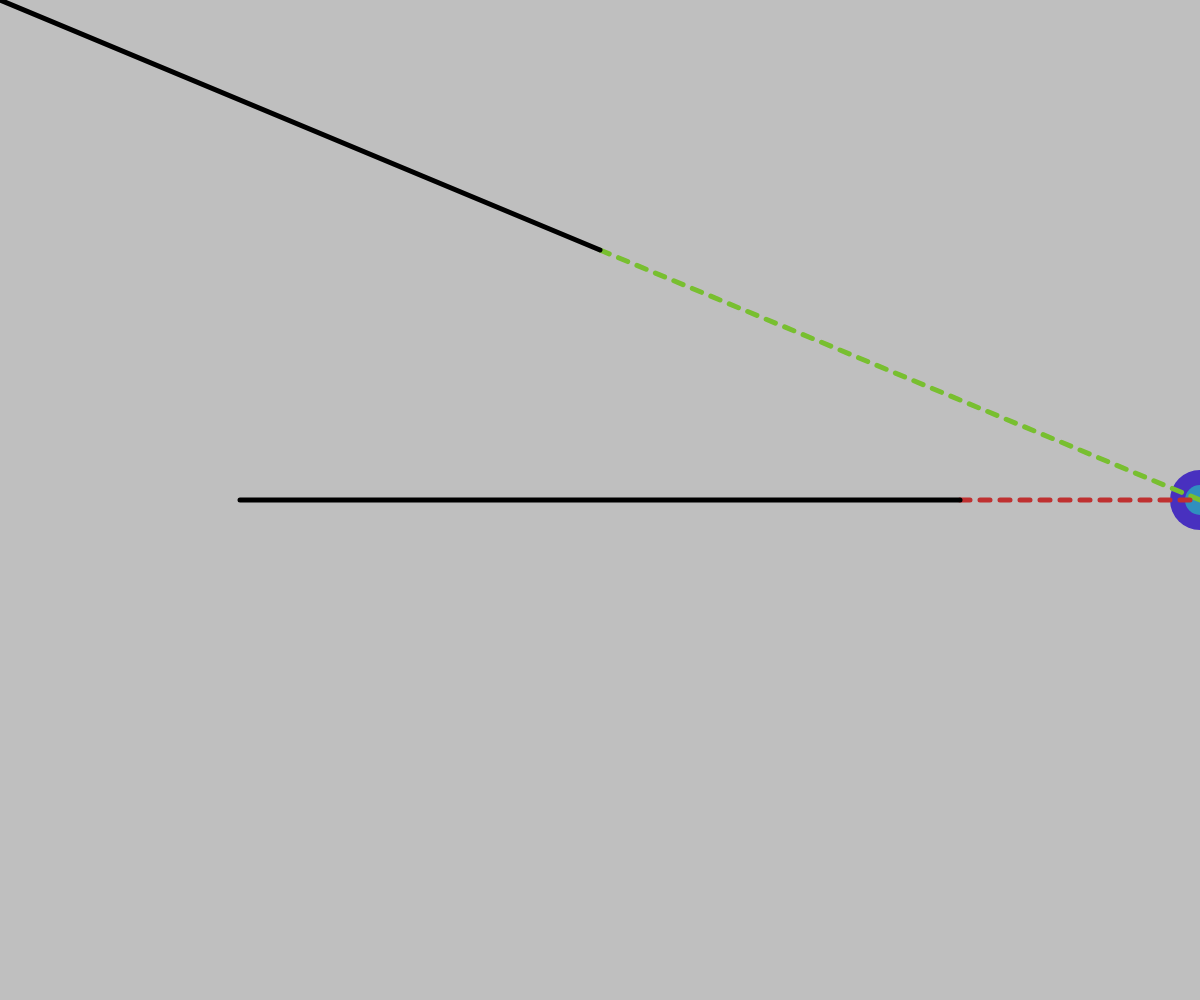
Frame 1 (no input)
Frame 60 (no input): identical to frame 1, image omitted
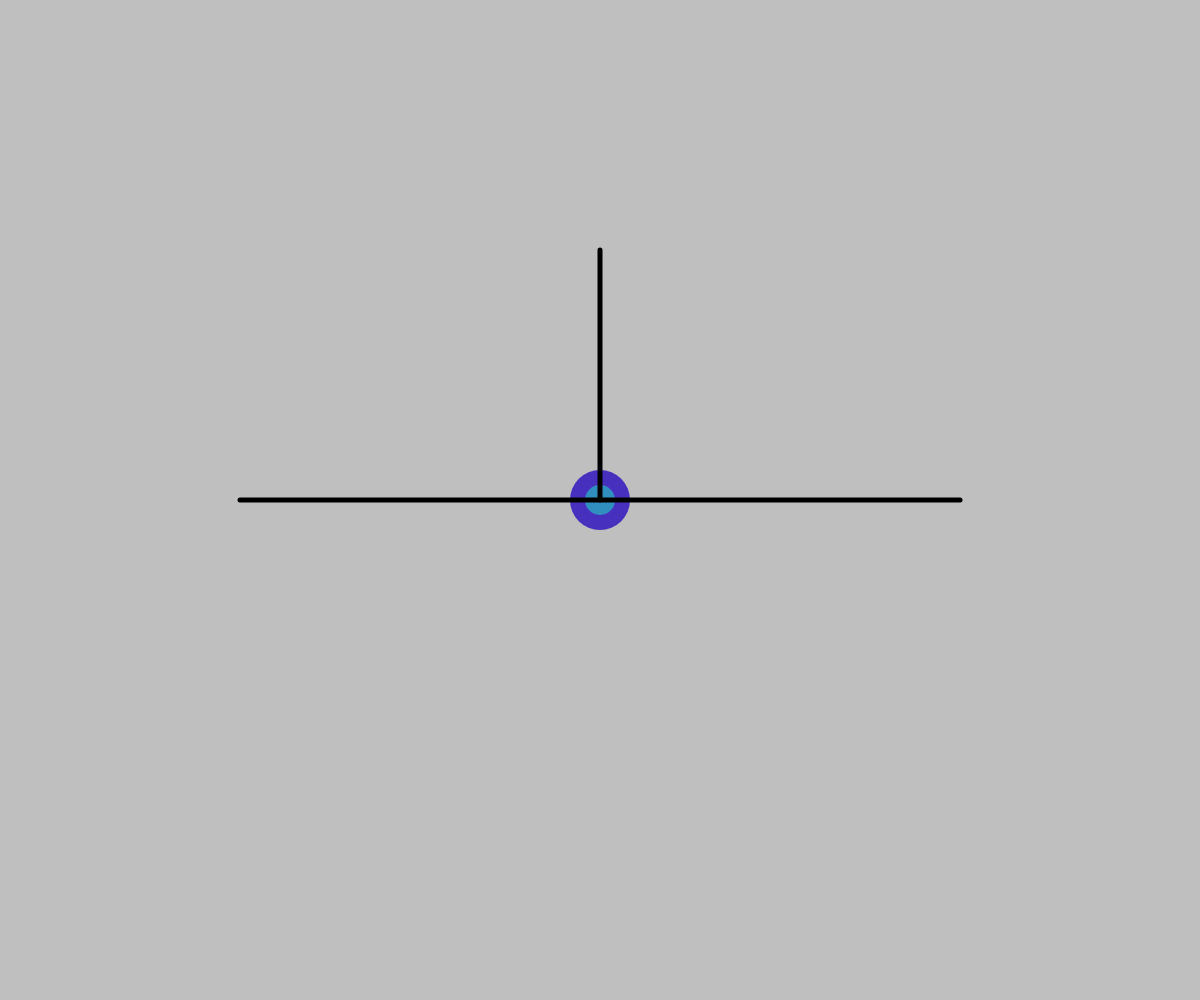
Frame 120 (the mouse pressed at the canvas centre since frame 60)

The p5.js sketch that drew these frames (run headless with seeded random() and noise() and a simulated clock; from frame 60 on, the mouse is pressed at the canvas centre):

// p5.js sketch
// ── sketch.js
// vim: sw=2
//
function create_line({ ax, ay, a_open = false, bx, by, b_open = false }) {
  return {
    a: { x: ax, y: ay, open: a_open },
    b: { x: bx, y: by, open: b_open },
    points: function () {
      const p1 = createVector(this.a.x, this.a.y);
      const p2 = createVector(this.b.x, this.b.y);
      const v = p2.copy().sub(p1).setMag(state.diag);
      if (this.a.open) p1.sub(v);
      if (this.b.open) p2.add(v);
      return [p1.x, p1.y, p2.x, p2.y];
    },

    intersection: function(other) {
      const xa = this.a.x;
      const ya = this.a.y;
      const xb = this.b.x;
      const yb = this.b.y;
      const xc = other.a.x;
      const yc = other.a.y;
      const xd = other.b.x;
      const yd = other.b.y;
      const den_0 = (xb-xa) * (yd-yc) - (yb-ya) * (xd-xc);
      if (den_0 == 0) {
        return null;
      }
      const num_0 = (ya-yc) * (xd-xc) - (xa-xc) * (yd-yc);
      const num_1 = (yc-ya) * (xb-xa) - (xc-xa) * (yb-ya);
      // // const den_1 = (xd-xc) * (yb-ya) - (yd-yc) * (xb-xa);
      // const den_1 = -den_0;
      const t0 = num_0 / den_0;
      const t1 = -(num_1 / den_0);
      return [t0, t1];
    },

    lerp: function (t) {
      return createVector((1-t) * this.a.x + t * this.b.x, (1-t) * this.a.y + t * this.b.y);
    }
  };
}

let state = { }

function setup() {
  // state.sensor = {
  //   from: {
  //     x: 100,
  //     y: 100,
  //   },
  //   to: {
  //     x: 100,
  //     y: 200,
  //   },
  // };
  createCanvas(windowWidth, windowHeight);
  strokeWeight(5);
  const margin = windowWidth * 0.2;
  state.la = create_line({ax: margin, ay: windowHeight / 2, bx: windowWidth-margin, by: windowHeight / 2});
  state.lb = create_line({ax: windowWidth / 2, ay: windowHeight / 4, bx: mouseX, by: mouseY});
  colorMode(HSB);
}

function draw() {
  background(220, 0, 75);
  // state.lb = create_line({ax: windowWidth / 2, ay: windowHeight / 4, bx: mouseX, by: mouseY});
  state.lb.b = {x: mouseX, y: mouseY};
  // line(
  //   state.sensor.from.x,
  //   state.sensor.from.y,
  //   state.sensor.to.x,
  //   state.sensor.to.y
  // );
  // circle(mouseX, mouseY, 20);

  const ts = state.la.intersection(state.lb);
  if (ts != null) {
    const [ta, tb] = ts;
    va = state.la.lerp(ta);
    vb = state.lb.lerp(tb);
    push();
    stroke(250, 75, 75);
    strokeWeight(60);
    point(va.x, va.y);
    stroke(200, 75, 75);
    strokeWeight(30);
    point(vb.x, vb.y);
    pop();

    push();
    drawingContext.setLineDash([10, 10]);
    stroke(90, 75, 75);
    if (ta < 0) { line(state.la.a.x, state.la.a.y, va.x, va.y); }
    if (tb < 0) { line(state.lb.a.x, state.lb.a.y, vb.x, vb.y); }
    stroke(0, 75, 75);
    if (ta > 1) { line(state.la.b.x, state.la.b.y, va.x, va.y); }
    if (tb > 1) { line(state.lb.b.x, state.lb.b.y, vb.x, vb.y); }
    pop();
  }
  line(...state.la.points());
  line(...state.lb.points());

}
